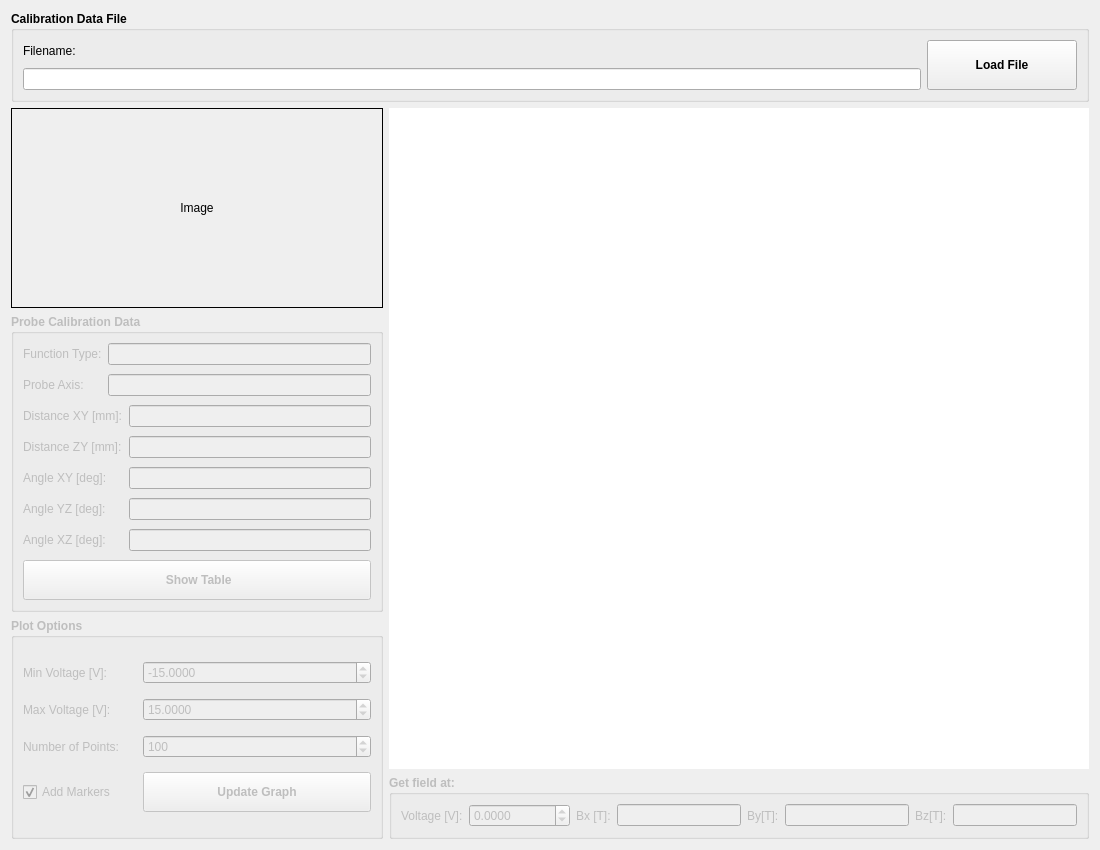
<?xml version="1.0" encoding="UTF-8"?>
<ui version="4.0">
 <class>loadcalibration_wg</class>
 <widget class="QWidget" name="loadcalibration_wg">
  <property name="geometry">
   <rect>
    <x>0</x>
    <y>0</y>
    <width>1100</width>
    <height>850</height>
   </rect>
  </property>
  <property name="windowTitle">
   <string>Probe Calibration</string>
  </property>
  <layout class="QGridLayout" name="gridLayout_3">
   <item row="0" column="0" colspan="2">
    <widget class="QGroupBox" name="groupBox">
     <property name="sizePolicy">
      <sizepolicy hsizetype="Expanding" vsizetype="Maximum">
       <horstretch>0</horstretch>
       <verstretch>0</verstretch>
      </sizepolicy>
     </property>
     <property name="font">
      <font>
       <weight>75</weight>
       <bold>true</bold>
      </font>
     </property>
     <property name="title">
      <string>Calibration Data File</string>
     </property>
     <layout class="QGridLayout" name="gridLayout_2">
      <item row="0" column="0">
       <widget class="QLabel" name="label">
        <property name="font">
         <font>
          <weight>50</weight>
          <bold>false</bold>
         </font>
        </property>
        <property name="text">
         <string>Filename:</string>
        </property>
       </widget>
      </item>
      <item row="0" column="1" rowspan="2">
       <widget class="QPushButton" name="loadfile_btn">
        <property name="minimumSize">
         <size>
          <width>150</width>
          <height>50</height>
         </size>
        </property>
        <property name="font">
         <font>
          <weight>75</weight>
          <bold>true</bold>
         </font>
        </property>
        <property name="text">
         <string>Load File</string>
        </property>
       </widget>
      </item>
      <item row="1" column="0">
       <widget class="QLineEdit" name="filename_le">
        <property name="minimumSize">
         <size>
          <width>500</width>
          <height>0</height>
         </size>
        </property>
        <property name="font">
         <font>
          <weight>50</weight>
          <bold>false</bold>
         </font>
        </property>
       </widget>
      </item>
     </layout>
    </widget>
   </item>
   <item row="1" column="0">
    <widget class="QLabel" name="label_5">
     <property name="minimumSize">
      <size>
       <width>250</width>
       <height>200</height>
      </size>
     </property>
     <property name="frameShape">
      <enum>QFrame::Box</enum>
     </property>
     <property name="text">
      <string>Image</string>
     </property>
     <property name="alignment">
      <set>Qt::AlignCenter</set>
     </property>
    </widget>
   </item>
   <item row="1" column="1" rowspan="3">
    <widget class="PlotWidget" name="viewdata_pw">
     <property name="minimumSize">
      <size>
       <width>700</width>
       <height>600</height>
      </size>
     </property>
     <property name="frameShape">
      <enum>QFrame::NoFrame</enum>
     </property>
     <property name="backgroundBrush">
      <brush brushstyle="SolidPattern">
       <color alpha="255">
        <red>255</red>
        <green>255</green>
        <blue>255</blue>
       </color>
      </brush>
     </property>
     <property name="foregroundBrush">
      <brush brushstyle="NoBrush">
       <color alpha="255">
        <red>0</red>
        <green>0</green>
        <blue>0</blue>
       </color>
      </brush>
     </property>
    </widget>
   </item>
   <item row="2" column="0">
    <widget class="QGroupBox" name="calibrationdata_gb">
     <property name="enabled">
      <bool>false</bool>
     </property>
     <property name="font">
      <font>
       <weight>75</weight>
       <bold>true</bold>
      </font>
     </property>
     <property name="title">
      <string>Probe Calibration Data</string>
     </property>
     <layout class="QGridLayout" name="gridLayout">
      <property name="horizontalSpacing">
       <number>6</number>
      </property>
      <property name="verticalSpacing">
       <number>9</number>
      </property>
      <item row="0" column="0">
       <widget class="QLabel" name="label_2">
        <property name="font">
         <font>
          <weight>50</weight>
          <bold>false</bold>
         </font>
        </property>
        <property name="text">
         <string>Function Type:</string>
        </property>
       </widget>
      </item>
      <item row="2" column="0" colspan="2">
       <widget class="QLabel" name="label_3">
        <property name="font">
         <font>
          <weight>50</weight>
          <bold>false</bold>
         </font>
        </property>
        <property name="text">
         <string>Distance XY [mm]:</string>
        </property>
        <property name="alignment">
         <set>Qt::AlignLeading|Qt::AlignLeft|Qt::AlignVCenter</set>
        </property>
       </widget>
      </item>
      <item row="1" column="1" colspan="2">
       <widget class="QLineEdit" name="probeaxis_le">
        <property name="font">
         <font>
          <weight>50</weight>
          <bold>false</bold>
         </font>
        </property>
        <property name="readOnly">
         <bool>true</bool>
        </property>
       </widget>
      </item>
      <item row="6" column="0" colspan="2">
       <widget class="QLabel" name="label_15">
        <property name="font">
         <font>
          <weight>50</weight>
          <bold>false</bold>
         </font>
        </property>
        <property name="text">
         <string>Angle XZ [deg]:</string>
        </property>
       </widget>
      </item>
      <item row="5" column="0" colspan="2">
       <widget class="QLabel" name="label_14">
        <property name="font">
         <font>
          <weight>50</weight>
          <bold>false</bold>
         </font>
        </property>
        <property name="text">
         <string>Angle YZ [deg]:</string>
        </property>
       </widget>
      </item>
      <item row="3" column="2">
       <widget class="QLineEdit" name="distancezy_le">
        <property name="font">
         <font>
          <weight>50</weight>
          <bold>false</bold>
         </font>
        </property>
        <property name="readOnly">
         <bool>true</bool>
        </property>
       </widget>
      </item>
      <item row="3" column="0" colspan="2">
       <widget class="QLabel" name="label_4">
        <property name="font">
         <font>
          <weight>50</weight>
          <bold>false</bold>
         </font>
        </property>
        <property name="text">
         <string>Distance ZY [mm]:</string>
        </property>
        <property name="alignment">
         <set>Qt::AlignLeading|Qt::AlignLeft|Qt::AlignVCenter</set>
        </property>
       </widget>
      </item>
      <item row="2" column="2">
       <widget class="QLineEdit" name="distancexy_le">
        <property name="font">
         <font>
          <weight>50</weight>
          <bold>false</bold>
         </font>
        </property>
        <property name="readOnly">
         <bool>true</bool>
        </property>
       </widget>
      </item>
      <item row="5" column="2">
       <widget class="QLineEdit" name="angleyz_le">
        <property name="font">
         <font>
          <weight>50</weight>
          <bold>false</bold>
         </font>
        </property>
        <property name="readOnly">
         <bool>true</bool>
        </property>
       </widget>
      </item>
      <item row="0" column="1" colspan="2">
       <widget class="QLineEdit" name="functiontype_le">
        <property name="font">
         <font>
          <weight>50</weight>
          <bold>false</bold>
         </font>
        </property>
        <property name="readOnly">
         <bool>true</bool>
        </property>
       </widget>
      </item>
      <item row="4" column="0" colspan="2">
       <widget class="QLabel" name="label_13">
        <property name="font">
         <font>
          <weight>50</weight>
          <bold>false</bold>
         </font>
        </property>
        <property name="text">
         <string>Angle XY [deg]:</string>
        </property>
       </widget>
      </item>
      <item row="7" column="0" colspan="3">
       <widget class="QPushButton" name="showtable_btn">
        <property name="enabled">
         <bool>false</bool>
        </property>
        <property name="minimumSize">
         <size>
          <width>0</width>
          <height>40</height>
         </size>
        </property>
        <property name="font">
         <font>
          <weight>75</weight>
          <bold>true</bold>
         </font>
        </property>
        <property name="text">
         <string> Show Table</string>
        </property>
        <property name="icon">
         <iconset>
          <normaloff>../../resources/img/table.png</normaloff>../../resources/img/table.png</iconset>
        </property>
        <property name="iconSize">
         <size>
          <width>16</width>
          <height>16</height>
         </size>
        </property>
       </widget>
      </item>
      <item row="6" column="2">
       <widget class="QLineEdit" name="anglexz_le">
        <property name="font">
         <font>
          <weight>50</weight>
          <bold>false</bold>
         </font>
        </property>
        <property name="readOnly">
         <bool>true</bool>
        </property>
       </widget>
      </item>
      <item row="4" column="2">
       <widget class="QLineEdit" name="anglexy_le">
        <property name="font">
         <font>
          <weight>50</weight>
          <bold>false</bold>
         </font>
        </property>
        <property name="readOnly">
         <bool>true</bool>
        </property>
       </widget>
      </item>
      <item row="1" column="0">
       <widget class="QLabel" name="label_11">
        <property name="font">
         <font>
          <weight>50</weight>
          <bold>false</bold>
         </font>
        </property>
        <property name="text">
         <string>Probe Axis:</string>
        </property>
       </widget>
      </item>
     </layout>
    </widget>
   </item>
   <item row="3" column="0" rowspan="2">
    <widget class="QGroupBox" name="plotoptions_gb">
     <property name="enabled">
      <bool>false</bool>
     </property>
     <property name="font">
      <font>
       <weight>75</weight>
       <bold>true</bold>
      </font>
     </property>
     <property name="title">
      <string>Plot Options</string>
     </property>
     <layout class="QGridLayout" name="gridLayout_4">
      <property name="horizontalSpacing">
       <number>6</number>
      </property>
      <property name="verticalSpacing">
       <number>0</number>
      </property>
      <property name="margin">
       <number>9</number>
      </property>
      <item row="0" column="0">
       <widget class="QLabel" name="label_7">
        <property name="font">
         <font>
          <weight>50</weight>
          <bold>false</bold>
         </font>
        </property>
        <property name="text">
         <string>Min Voltage [V]:</string>
        </property>
       </widget>
      </item>
      <item row="0" column="1" colspan="2">
       <widget class="QDoubleSpinBox" name="voltagemin_sb">
        <property name="font">
         <font>
          <weight>50</weight>
          <bold>false</bold>
         </font>
        </property>
        <property name="decimals">
         <number>4</number>
        </property>
        <property name="minimum">
         <double>-100000.000000000000000</double>
        </property>
        <property name="maximum">
         <double>100000.000000000000000</double>
        </property>
        <property name="value">
         <double>-15.000000000000000</double>
        </property>
       </widget>
      </item>
      <item row="1" column="0">
       <widget class="QLabel" name="label_6">
        <property name="font">
         <font>
          <weight>50</weight>
          <bold>false</bold>
         </font>
        </property>
        <property name="text">
         <string>Max Voltage [V]:</string>
        </property>
       </widget>
      </item>
      <item row="1" column="1" colspan="2">
       <widget class="QDoubleSpinBox" name="voltagemax_sb">
        <property name="font">
         <font>
          <weight>50</weight>
          <bold>false</bold>
         </font>
        </property>
        <property name="decimals">
         <number>4</number>
        </property>
        <property name="minimum">
         <double>-100000.000000000000000</double>
        </property>
        <property name="maximum">
         <double>100000.000000000000000</double>
        </property>
        <property name="value">
         <double>15.000000000000000</double>
        </property>
       </widget>
      </item>
      <item row="2" column="0">
       <widget class="QLabel" name="label_16">
        <property name="font">
         <font>
          <weight>50</weight>
          <bold>false</bold>
         </font>
        </property>
        <property name="text">
         <string>Number of Points:</string>
        </property>
       </widget>
      </item>
      <item row="2" column="1" colspan="2">
       <widget class="QSpinBox" name="voltagenpts_sb">
        <property name="font">
         <font>
          <weight>50</weight>
          <bold>false</bold>
         </font>
        </property>
        <property name="maximum">
         <number>10000</number>
        </property>
        <property name="value">
         <number>100</number>
        </property>
       </widget>
      </item>
      <item row="3" column="0">
       <widget class="QCheckBox" name="addmarkers_chb">
        <property name="font">
         <font>
          <weight>50</weight>
          <bold>false</bold>
         </font>
        </property>
        <property name="text">
         <string>Add Markers</string>
        </property>
        <property name="checked">
         <bool>true</bool>
        </property>
       </widget>
      </item>
      <item row="3" column="1" colspan="2">
       <widget class="QPushButton" name="updategraph_btn">
        <property name="enabled">
         <bool>false</bool>
        </property>
        <property name="sizePolicy">
         <sizepolicy hsizetype="Preferred" vsizetype="Fixed">
          <horstretch>0</horstretch>
          <verstretch>0</verstretch>
         </sizepolicy>
        </property>
        <property name="minimumSize">
         <size>
          <width>0</width>
          <height>40</height>
         </size>
        </property>
        <property name="font">
         <font>
          <weight>75</weight>
          <bold>true</bold>
         </font>
        </property>
        <property name="text">
         <string>Update Graph</string>
        </property>
       </widget>
      </item>
     </layout>
    </widget>
   </item>
   <item row="4" column="1">
    <widget class="QGroupBox" name="getfield_gb">
     <property name="enabled">
      <bool>false</bool>
     </property>
     <property name="sizePolicy">
      <sizepolicy hsizetype="Preferred" vsizetype="Maximum">
       <horstretch>0</horstretch>
       <verstretch>0</verstretch>
      </sizepolicy>
     </property>
     <property name="font">
      <font>
       <weight>75</weight>
       <bold>true</bold>
      </font>
     </property>
     <property name="title">
      <string>Get field at:</string>
     </property>
     <layout class="QHBoxLayout" name="horizontalLayout">
      <property name="spacing">
       <number>6</number>
      </property>
      <property name="margin">
       <number>9</number>
      </property>
      <item>
       <widget class="QLabel" name="label_8">
        <property name="font">
         <font>
          <weight>50</weight>
          <bold>false</bold>
         </font>
        </property>
        <property name="text">
         <string>Voltage [V]:</string>
        </property>
       </widget>
      </item>
      <item>
       <widget class="QDoubleSpinBox" name="voltage_sb">
        <property name="font">
         <font>
          <weight>50</weight>
          <bold>false</bold>
         </font>
        </property>
        <property name="decimals">
         <number>4</number>
        </property>
        <property name="minimum">
         <double>-100000.000000000000000</double>
        </property>
        <property name="maximum">
         <double>100000.000000000000000</double>
        </property>
        <property name="value">
         <double>0.000000000000000</double>
        </property>
       </widget>
      </item>
      <item>
       <widget class="QLabel" name="label_9">
        <property name="font">
         <font>
          <weight>50</weight>
          <bold>false</bold>
         </font>
        </property>
        <property name="text">
         <string>Bx [T]:</string>
        </property>
       </widget>
      </item>
      <item>
       <widget class="QLineEdit" name="fieldx_le">
        <property name="font">
         <font>
          <weight>50</weight>
          <bold>false</bold>
         </font>
        </property>
        <property name="readOnly">
         <bool>true</bool>
        </property>
       </widget>
      </item>
      <item>
       <widget class="QLabel" name="label_10">
        <property name="font">
         <font>
          <weight>50</weight>
          <bold>false</bold>
         </font>
        </property>
        <property name="text">
         <string>By[T]:</string>
        </property>
       </widget>
      </item>
      <item>
       <widget class="QLineEdit" name="fieldy_le">
        <property name="font">
         <font>
          <weight>50</weight>
          <bold>false</bold>
         </font>
        </property>
        <property name="readOnly">
         <bool>true</bool>
        </property>
       </widget>
      </item>
      <item>
       <widget class="QLabel" name="label_12">
        <property name="font">
         <font>
          <weight>50</weight>
          <bold>false</bold>
         </font>
        </property>
        <property name="text">
         <string>Bz[T]:</string>
        </property>
       </widget>
      </item>
      <item>
       <widget class="QLineEdit" name="fieldz_le">
        <property name="font">
         <font>
          <weight>50</weight>
          <bold>false</bold>
         </font>
        </property>
        <property name="readOnly">
         <bool>true</bool>
        </property>
       </widget>
      </item>
     </layout>
    </widget>
   </item>
  </layout>
 </widget>
 <customwidgets>
  <customwidget>
   <class>PlotWidget</class>
   <extends>QGraphicsView</extends>
   <header location="global">pyqtgraph</header>
  </customwidget>
 </customwidgets>
 <resources/>
 <connections/>
</ui>
